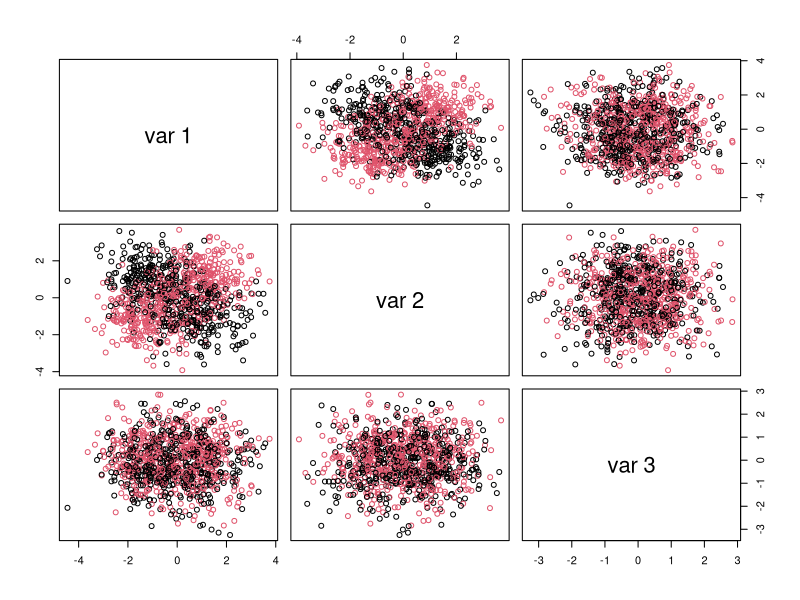
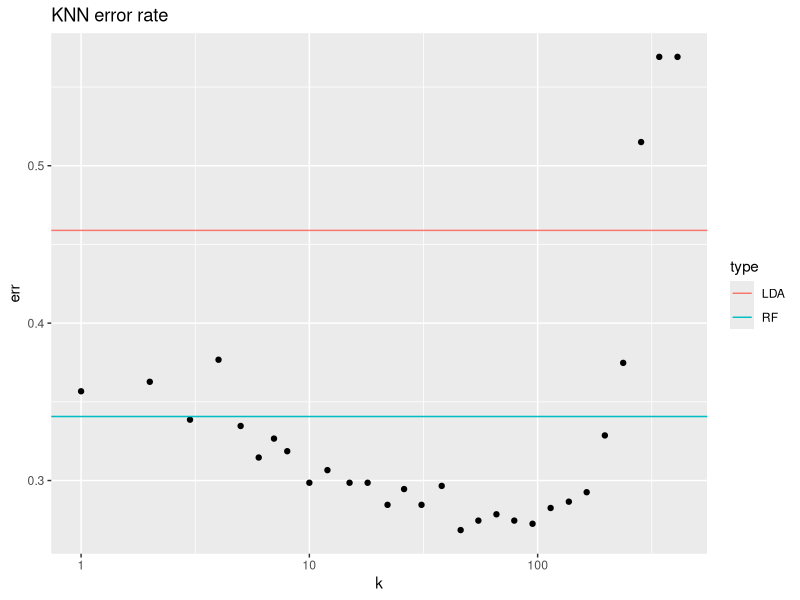

Reproduce these figures in R, in order.
## ---- chunk 1
library(randomForest)
library(MASS)
library(class)
library(ggplot2)
knitr::opts_chunk$set(echo = TRUE)
## ---- chunk 2
# How many observations:
nObs <- 1000
# How many predictors are associated with outcome:
nClassVars <- 2
# How many predictors are not:
nNoiseVars <- 1
# To modulate average difference between two classes' predictor values:
deltaClass <- 1
# Simulate dataset with interaction between attribute levels associated with the outcome:
xyzTmp <- matrix(rnorm(nObs*(nClassVars+nNoiseVars)),nrow=nObs,ncol=nClassVars+nNoiseVars)
classTmp <- 1
for ( iTmp in 1:nClassVars ) {
  deltaTmp <- sample(deltaClass*c(-1,1),nObs,replace=TRUE)
  xyzTmp[,iTmp] <- xyzTmp[,iTmp] + deltaTmp
  classTmp <- classTmp * deltaTmp
}
classTmp <- factor(classTmp > 0)
table(classTmp)
# plot resulting attribute levels colored by outcome:
pairs(xyzTmp,col=as.numeric(classTmp))
## ---- chunk 3
# Split data into train and test
bTrain <- sample(c(FALSE,TRUE),nrow(xyzTmp),replace=TRUE)
# Fit random forest to train data, obtain test error:
rfRes <- randomForest(xyzTmp[bTrain,],classTmp[bTrain])
rfTmpTbl <- table(classTmp[!bTrain],predict(rfRes,newdata=xyzTmp[!bTrain,]))
rfTmpTbl
## ---- chunk 4
# Fit LDA model to train data and evaluate error on the test data:
ldaRes <- lda(xyzTmp[bTrain,],classTmp[bTrain])
ldaTmpTbl <- table(classTmp[!bTrain],predict(ldaRes,newdata=xyzTmp[!bTrain,])$class)
ldaTmpTbl
## ---- chunk 5
# Fit KNN model at several levels of k:
dfTmp <- NULL
for ( kTmp in sort(unique(floor(1.2^(1:33)))) ) {
  knnRes <- knn(xyzTmp[bTrain,],xyzTmp[!bTrain,],classTmp[bTrain],k=kTmp)
  tmpTbl <- table(classTmp[!bTrain],knnRes)
  dfTmp <- rbind(dfTmp,data.frame(err=1-sum(diag(tmpTbl))/sum(tmpTbl),k=kTmp))
}
ggplot(dfTmp,aes(x=k,y=err))+geom_point()+scale_x_log10()+geom_hline(aes(yintercept = err,colour=type),data=data.frame(type=c("LDA","RF"),err=c(1-sum(diag(ldaTmpTbl))/sum(ldaTmpTbl),1-sum(diag(rfTmpTbl))/sum(rfTmpTbl))))+ggtitle("KNN error rate")
